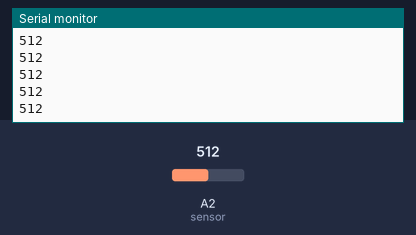
A sketch run on a simulated Arduino Uno, built with avr-gcc and run on an emulated ATmega328P. On the bench: the last lines printed to the serial monitor. The inputs (shaded band) are chosen by the test bench; at power-on: A2 (sensor) = 512.

Above: at 1.2 s.
1.3 s: A2 (sensor) set to 716
At 1.31 s:
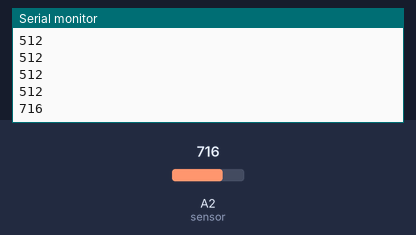
2.8 s: A2 (sensor) set to 900
At 2.81 s:
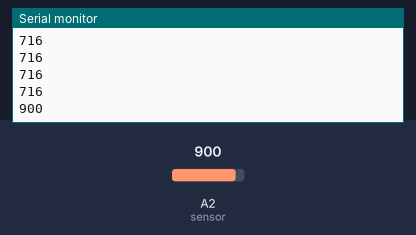
Timing chart, 0 to 5.8 s (numbered marks = the images above; inputs shaded):
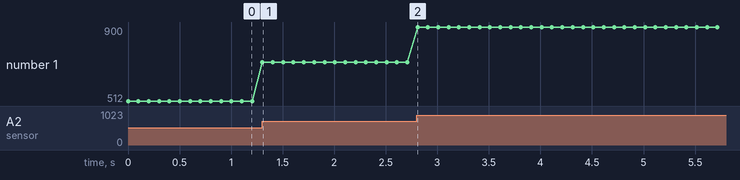

Measured:
- after the input at 1.3 s, the serial monitor: prints a new line at once (image 1)
- after the input at 2.8 s, the serial monitor: prints a new line at once (image 2)
- plotted number 1: 512 → 716 after the input at 1.3 s, 716 → 900 after the input at 2.8 s

The sketch:

sketch_may2b.ino
```cpp
void setup() {
  Serial.begin(9600);  // start serial communication
}

void loop() {
  int soundValue = analogRead(A2);  // read analog value from sound sensor using the A2 pin on an Arduino Uno
  Serial.println(soundValue);  // send value over serial
  delay(100);  // wait for 100 milliseconds
}
```
